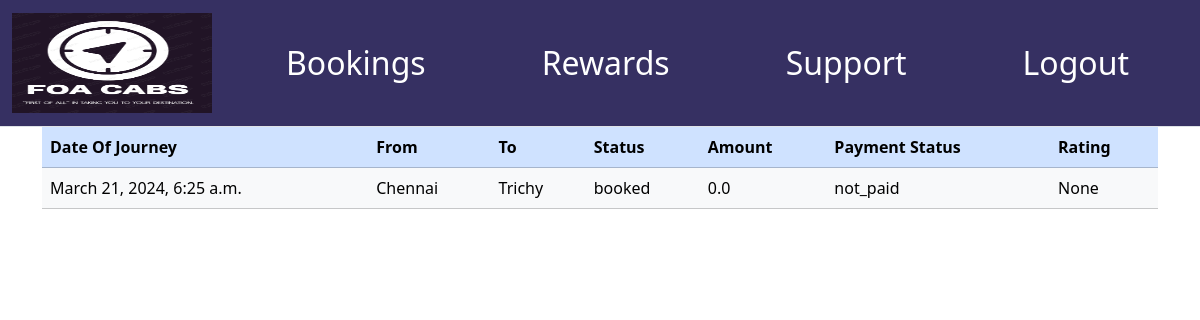
Before: /customer/bookings/ (signed in) with the older database file.
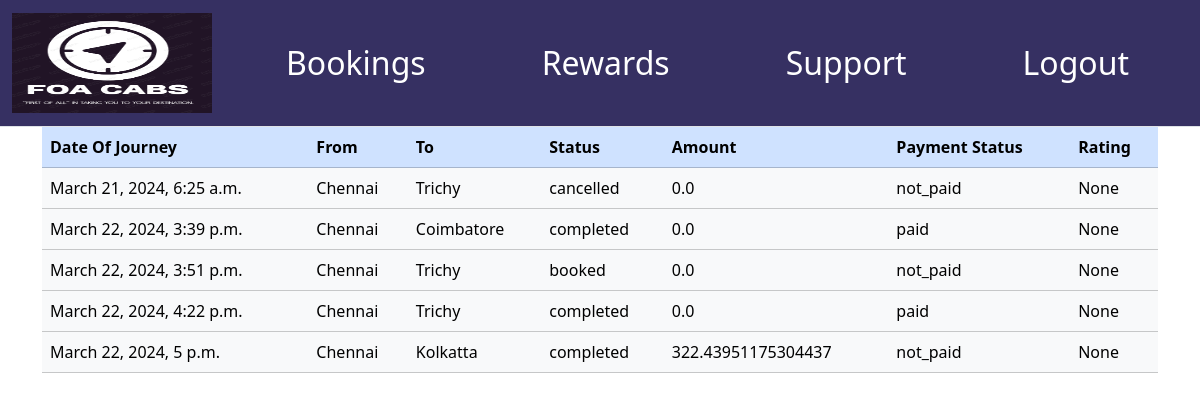
After: the same page with the newer database file.
### customer/models.py (models this page shows)
class Rides(models.Model):
    book_id = models.CharField(primary_key=True,
                               default=uuid.uuid4,
                               editable=False,max_length=100)
    customer_name=models.ForeignKey(Customers,on_delete=models.DO_NOTHING)
    driver_name=models.ForeignKey(Drivers,on_delete=models.DO_NOTHING)
    hours_travelled=models.FloatField(verbose_name='Hours Travelled',default=generate_travel_hours)
    journey_start_point=models.ForeignKey(Locations,models.DO_NOTHING,
                                          verbose_name='Journey Start Point',
                                         max_length=100,
                                         related_name='journey_start_location')
    journey_end_point=models.ForeignKey(Locations,models.DO_NOTHING,
                                        verbose_name='Journey End Point',
                                       max_length=100,
                                       related_name='journey_end_location')
    journey_start_time=models.DateTimeField(verbose_name='Journey Start Time',default=timezone.now)
    journey_end_time=models.DateTimeField(verbose_name='Journey End Time',default=timezone.now)
    payment_amount=models.FloatField(default=generate_payment_amount)
    payment_status_choices=(
        ('paid',"Paid"),
        ('not_paid','Not Paid'),
        ('refund','Refunded')
    )
    payment_status=models.CharField(default='not_paid',
                                    choices=payment_status_choices,
                                    max_length=10)
    ride_status_choices=(
        ('booked','Booked'),
        ('started','Started'),
        ('completed','Completed'),
        ('cancelled','Cancelled')
    )
    ride_status=models.CharField(default='booked',
                                 choices=ride_status_choices,
                                 max_length=10)
    createdAt=models.DateTimeField(auto_now_add=True)
    rating_choices=(
        ('poor',1),
        ('below average',2),
        ('average',3),
        ('above average',4),
        ('good',5)
                    )
    rating=models.IntegerField(choices=rating_choices,null=True)
    def __str__(self):
        return self.book_id

class Locations(models.Model):
    city=models.CharField(unique=True,max_length=30)
    state=models.CharField(max_length=30)
    def __str__(self):
        return self.city

### customer/views.py (the view)
# urls.py: path('bookings/',views.bookings, name='bookings'),
def bookings(request):
    customer_obj=[x for x in Customers.objects.all() if x.customer.username==request.user.username][0]
    bookings=Rides.objects.filter(customer_name=customer_obj)
    print(bookings)
    return render(request,'customer/bookings.html',context={'bookings':bookings})

### templates/customer/bookings.html
{% extends 'customer/base.html' %}
{% block body_block %}
<table class="table table-light">
    <thead>
        <tr class="table-primary">
            <th scope="col">Date Of Journey</th>
            <th scope="col">From</th>
            <th scope="col">To</th>
            <th scope="col">Status</th>
            <th scope="col">Amount </th>
            <th scope="col">Payment Status</th>
            <th scope="col">Rating</th>
        </tr>
    </thead>
        {% for journey in bookings %}
         <tr>
            <td>{{journey.journey_start_time}}</td>
            <td>{{journey.journey_start_point}}</td>
            <td>{{journey.journey_end_point}}</td>
            <td>{{journey.ride_status}}</td>
            <td>{{journey.payment_amount}}</td>
            <td>{{journey.payment_status}}</td>
            <td>{{journey.rating}}</td>
         </tr>
         {% endfor %}
</table>
{% endblock %}

Changed rows visible on the page:
changed Rides: ride_status "booked" → "cancelled"
added Rides: journey_start_time "March 22, 2024, 3:39 p.m.", journey_start_point "Chennai", journey_end_point "Coimbatore", ride_status "completed", payment_amount "0.0", payment_status "paid", rating "None"
added Rides: journey_start_time "March 22, 2024, 3:51 p.m.", journey_start_point "Chennai", journey_end_point "Trichy", ride_status "booked", payment_amount "0.0", payment_status "not_paid", rating "None"
added Rides: journey_start_time "March 22, 2024, 4:22 p.m.", journey_start_point "Chennai", journey_end_point "Trichy", ride_status "completed", payment_amount "0.0", payment_status "paid", rating "None"
added Rides: journey_start_time "March 22, 2024, 5 p.m.", journey_start_point "Chennai", journey_end_point "Kolkatta", ride_status "completed", payment_amount "322.43951175304437", payment_status "not_paid", rating "None"
